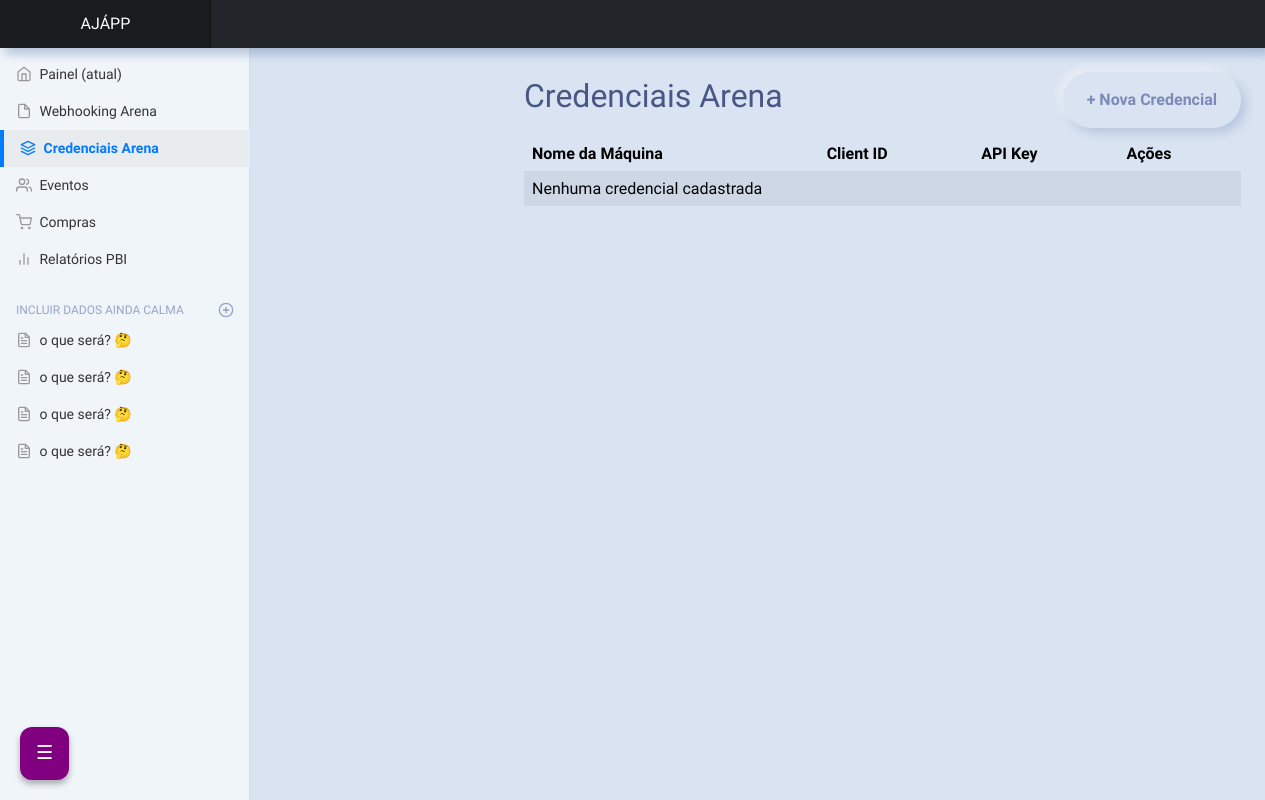
The app's page /credentials/, older data.
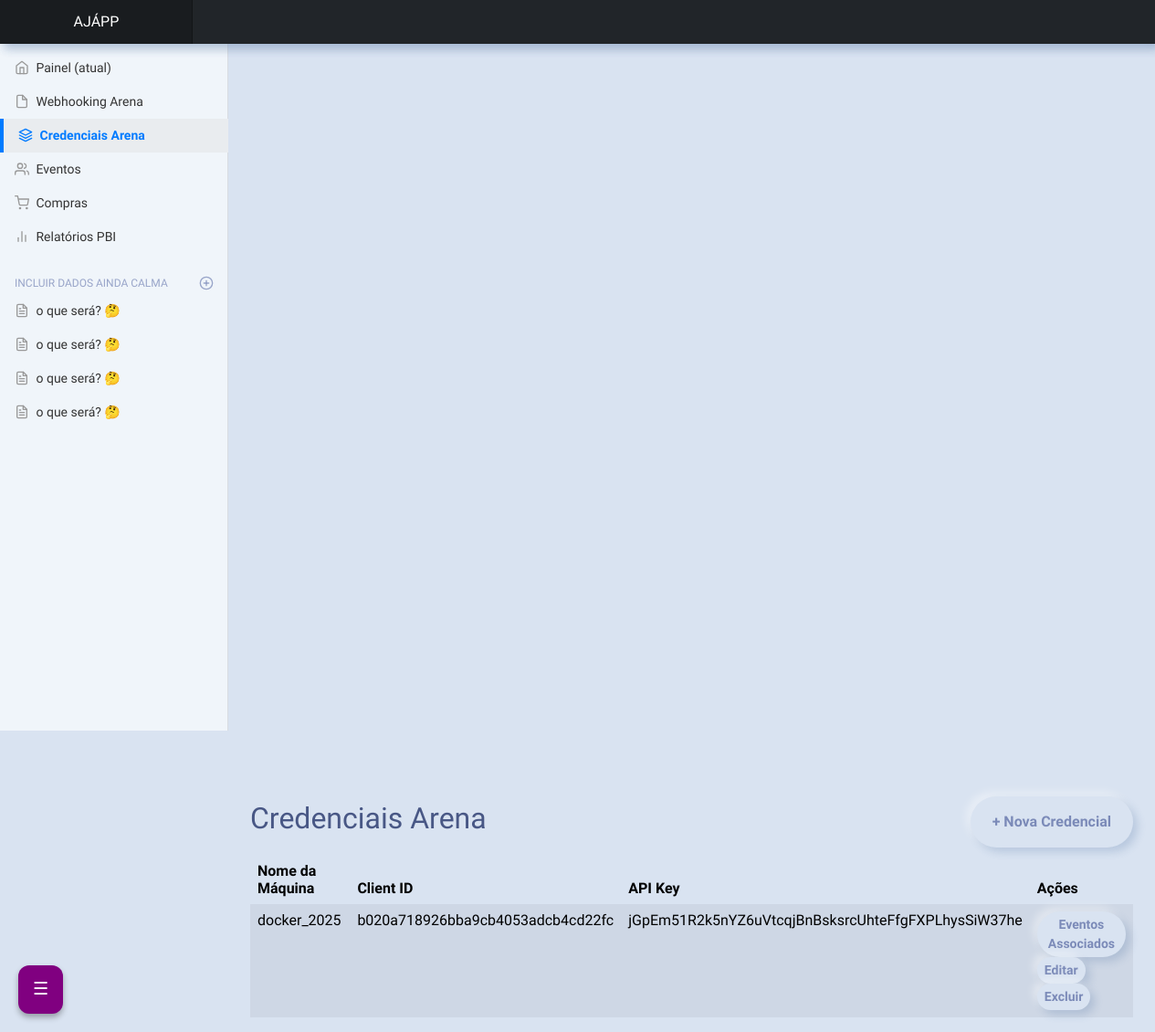
The same page, newer data.
### polls/models.py (models this page shows)
class CredentialsArena(models.Model):
    id = models.AutoField(primary_key=True)
    client_id = models.CharField(max_length=150, null=True, blank=True)
    client_secret = models.CharField(max_length=150, null=True, blank=True)
    api_key = models.CharField(max_length=150, null=True, blank=True)
    nome_maquina = models.CharField(max_length=150, null=True, blank=True)

### polls/views.py (the view)
# urls.py: path("credentials/", views.credentials_list, name="credentials_list"),
def credentials_list(request):
    creds = CredentialsArena.objects.all()
    return render(request, "polls/credentials/list.html", {"creds": creds})

### template/polls/credentials/list.html (shortened to what this page needs)
{% extends "base.html" %}
{% block content %}
<div class="d-flex justify-content-between align-items-center mt-4 mb-2">
  <h2>Credenciais Arena</h2>
  <a href="{% url 'polls:credentials_create' %}" class="btn btn-primary">+ Nova Credencial</a>
</div>
<table class="table table-striped">
  <thead>
    <tr>
      <th>Nome da Máquina</th>
      <th>Client ID</th>
      <th>API Key</th>
      <th>Ações</th>
    </tr>
  </thead>
  <tbody>
    {% for c in creds %}
    <tr>
      <td>{{ c.nome_maquina }}</td>
      <td>{{ c.client_id }}</td>
      <td>{{ c.api_key }}</td>
      <td>
        <a href="{% url 'polls:eventos_arena_list' c.pk %}" class="btn btn-sm btn-warning">Eventos Associados</a>
        <a href="{% url 'polls:credentials_edit' c.pk %}" class="btn btn-sm btn-warning">Editar</a>
        <a href="{% url 'polls:credentials_delete' c.pk %}" class="btn btn-sm btn-danger">Excluir</a>
      </td>
    </tr>
    {% empty %}
    <tr><td colspan="4">Nenhuma credencial cadastrada</td></tr>
    {% endfor %}
  </tbody>
</table>
{% endblock %}

Row changes from the older to the newer data that the page shows:
added CredentialsArena: nome_maquina "docker_2025", client_id "b020a718926bba9cb4053adcb4cd22fc", api_key "jGpEm51R2k5nYZ6uVtcqjBnBsksrcUhteFfgFXPLhysSiW37he"
Text that changed along with them:
text no longer shown: "Nenhuma credencial cadastrada"
